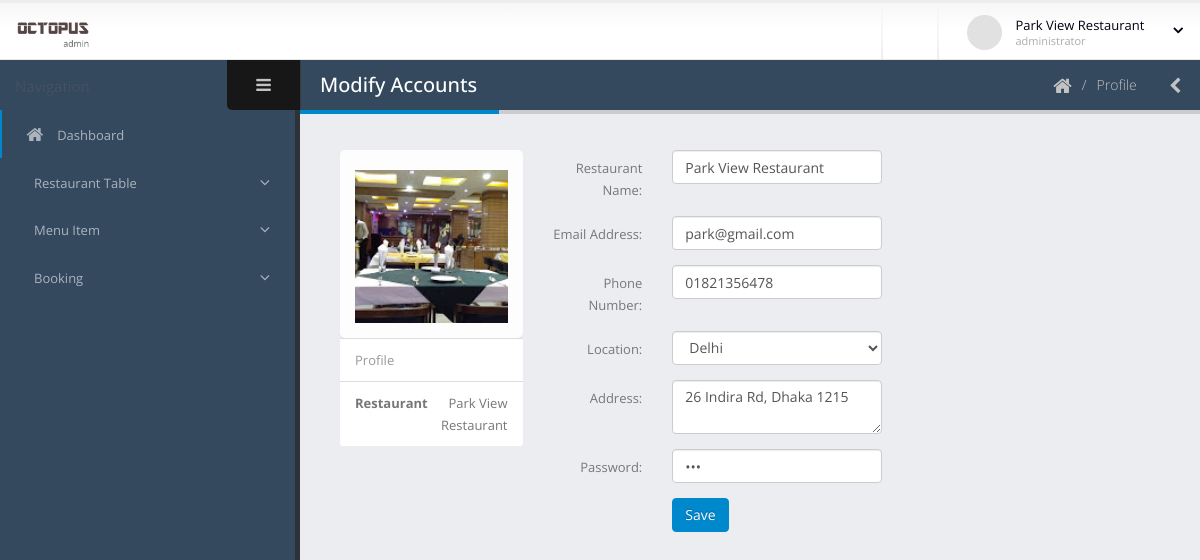
The app's page /dashboard/profile.php (signed in) with its own data.
### tables this page shows
CREATE TABLE `restaurant_info` (
  `id` int(11) NOT NULL,
  `restaurent_name` varchar(255) DEFAULT NULL,
  `email` varchar(255) DEFAULT NULL,
  `phone` varchar(20) DEFAULT NULL,
  `address` varchar(200) DEFAULT NULL,
  `location` int(11) NOT NULL,
  `logo` varchar(500) DEFAULT NULL,
  `password` varchar(200) DEFAULT NULL,
  `bkashnumber` varchar(20) DEFAULT NULL,
  `approve_status` int(11) NOT NULL DEFAULT 0 COMMENT '0-not approve,1-approve ',
  `role` int(20) DEFAULT NULL COMMENT '1 = restaurant, 2 = customer '
);

### dashboard/profile.php (the view, shortened to what this page needs)
<?php include 'template/header.php';
?>
  <body>
      <?php include 'template/top-bar.php'; ?>
      <div class="inner-wrapper">
        <?php include 'template/left-bar.php'; ?>
        <section role="main" class="content-body">
          <header class="page-header">
            <h2>Modify Accounts</h2>
            <div class="right-wrapper pull-right">
              <ol class="breadcrumbs">
                <li>
                  <a href="index.php">
                    <i class="fa fa-home"></i>
                  </a>
                </li>
                <li><span>Profile</span></li>
              </ol>
              <a class="sidebar-right-toggle" data-open="sidebar-right"><i class="fa fa-chevron-left"></i></a>
            </div>
          </header>
          <section>
                <?php
                $con = connect();
                $res_id = $_SESSION['id'];
                $sql = "SELECT * FROM `restaurant_info` where id = '$res_id';";
                $result = $con->query($sql);
                $row =  mysqli_fetch_assoc($result);
                 ?>
  <div class="contanier">
    <div class="row">
        <div class="col-lg-3">
           <div class="panel panel-default">
            <div class="panel-body">
              <div  id="image-container " class="stretch">
                <img title="profile image"  data-target="#logomodal"  data-toggle="modal"      src="<?php echo 'user-image/'.$row['logo']; ?>"  >
              </div>
             </div>
          <ul class="list-group">
            <li class="list-group-item text-muted">Profile</li>
            <li class="list-group-item text-right"><span class="pull-left"><strong>Restaurant</strong></span>
             <?php echo $row['restaurent_name']; ?>
             </li>
          </ul>
          </div>
        </div>
        <div class="col-lg-9">
    <form class="form-horizontal" method="POST" action="profile.php">
      <div class="row">
              <div class="form-group">
                <div class="col-md-7">
                <label class="col-md-4 control-label" for=
                  "Fname">Restaurant Name:</label>
                  <div class="col-md-8">
                   <input type="text" name="fullname" class="form-control" required="" placeholder="Restaurant Name" value="<?php echo $row['restaurent_name'];?>">
                  </div>
                </div>
              </div>
              <div class="form-group">
                <div class="col-md-7">
                <label class="col-md-4 control-label" for=
                  "Lname">Email Address:</label>
                  <div class="col-md-8">
                     <input type="email" name="email" class="form-control" required="" placeholder="Restaurant Email" value="<?php echo $row['email'];?>">
                  </div>
                </div>
              </div>
              <div class="form-group">
                <div class="col-md-7">
                <label class="col-md-4 control-label" for=
                  "Mname">Phone Number:</label>
                  <div class="col-md-8">
                     <input type="text" name="phone" class="form-control" required="" placeholder="Restaurant Phone" value="<?php echo $row['phone'];?>">
                  </div>
                </div>
              </div>
              <div class="form-group">
                <div class="col-md-7">
                  <label class="col-md-4 control-label" for=
                  "CustomerAddress">Location:</label>
                  <div class="col-md-8">
                     <select class="form-control " name="area" required="">
                            <?php
                              $sql = "SELECT * FROM `locations`;";
                              $result = $con->query($sql);
                              foreach ($result as $r) {
                                if ($row['location']==$r['id']) {
                                   echo  '<option SELECTED value="'.$r['id'].'">'.$r['location_name'].'</option>';
                                }else{
                                     echo  '<option value="'.$r['id'].'">'.$r['location_name'].'</option>';
                                }
                          } ?>
                         </select>
                  </div>
                </div>
              </div>
              <div class="form-group">
                <div class="col-md-7">
                  <label class="col-md-4 control-label" for=
                  "Gender">Address:</label>
                  <div class="col-md-8">
                     <textarea name="address" id="" cols="30" rows="2" class="form-control" placeholder="Restaurant Address"><?php echo $row['address'];?></textarea>
                  </div>
                </div>
              </div>
               <div class="form-group">
                <div class="col-md-7">
                  <label class="col-md-4 control-label" for=
                  "CustomerContact">Password:</label>
                  <div class="col-md-8">
                     <input type="password" name="password" class="form-control" required="" placeholder="Password" value="<?php echo $row['password'];?>">
                  </div>
                </div>
              </div>
             <div class="form-group">
                <div class="col-md-7">
                  <label class="col-md-4 control-label" for=
                  "CustomerContact"></label>
                  <div class="col-md-8">
                         <input type="submit" value="Save" name="save" class="btn btn-primary py-3 px-5">
                  </div>
                </div>
              </div>
          </div>
           </form>
        </div>
    </div>
  </div>
          </section>
        </section>
      </div>
  </body>
</html>

### dashboard/assets/stylesheets/skins/default.css (style rules this page uses)
a, .btn-link { color: #0088cc; }
body .btn-primary { color: #ffffff; text-shadow: 0 -1px 0 rgba(0, 0, 0, 0.25); background-color: #0088cc; border-color: #0088cc; }
.page-header h2 { border-bottom-color: #0088cc; }

### dashboard/profile.php (style rules this page uses)
.stretch { margin-top: 5px; }
.stretch img { width: 100%; cursor: pointer; }

### records on screen
restaurant_info: logo (picture), restaurent_name "Park View Restaurant", fullname "Park View Restaurant", email "park@gmail.com", phone "01821356478", address "26 Indira Rd, Dhaka 1215"

### other values on screen
$_SESSION['name'] "Park View Restaurant"
form field area "Delhi"
